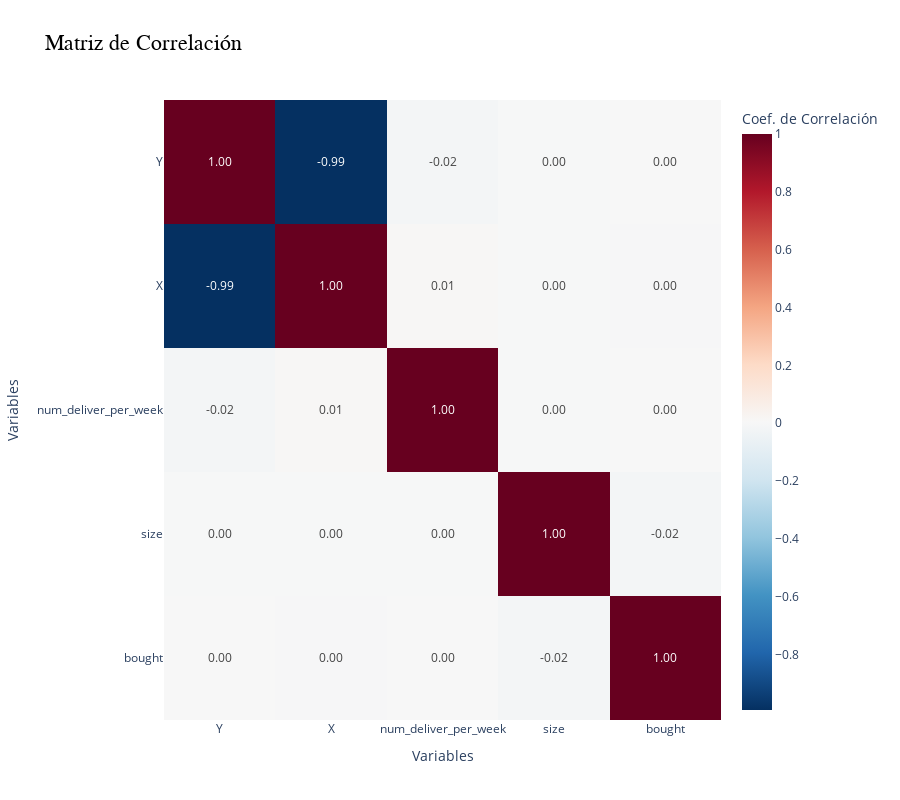

The notebook cell this image was saved under:
### Code cell
import plotly.express as px

# Calcular la matriz de correlación numérica
correlation_matrix = df.drop(columns=["num_visit_per_week"]).select_dtypes(include=['int32', 'int64', 'float32', 'float64', 'int8']).corr()

# Crear un heatmap interactivo con Plotly
fig = px.imshow(
    correlation_matrix,
    text_auto=".2f",             # Mostrar los valores de correlación con 2 decimales
    color_continuous_scale='RdBu_r',  # Escala de colores intuitiva (rojo = negativo, azul = positivo)
    aspect="auto",               # Ajustar aspecto según número de variables
    title="Matriz de Correlación"
)

# Personalizar diseño
fig.update_layout(
    width=900,
    height=800,
    title_font=dict(size=22, family="Arial", color="black"),
    coloraxis_colorbar=dict(title="Coef. de Correlación"),
    xaxis_title="Variables",
    yaxis_title="Variables",
    xaxis_showgrid=False,
    yaxis_showgrid=False
)

# Mostrar figura interactiva
fig.show()

### Figure 1 — Plotly figure (JSON) as saved in the notebook; plotly's stock layout.template omitted (floating-point values rounded to 4 significant figures)
{"data": [{"coloraxis": "coloraxis", "hovertemplate": "x: %{x}<br>y: %{y}<br>color: %{z}<extra></extra>", "name": "0", "texttemplate": "%{z:.2f}", "type": "heatmap", "x": ["Y", "X", "num_deliver_per_week", "size", "bought"], "xaxis": "x", "y": ["Y", "X", "num_deliver_per_week", "size", "bought"], "yaxis": "y", "z": [[1.0, -0.9917, -0.01652, -6.765e-06, 0.00412], [-0.9917, 1.0, 0.01242, -1.991e-06, -0.002299], [-0.01652, 0.01242, 1.0, -2.984e-05, 0.002075], [-6.765e-06, -1.991e-06, -2.984e-05, 1.0, -0.01621], [0.00412, -0.002299, 0.002075, -0.01621, 1.0]]}], "layout": {"coloraxis": {"colorbar": {"title": {"text": "Coef. de Correlación"}}, "colorscale": [[0, "rgb(5,48,97)"], [0.1, "rgb(33,102,172)"], [0.2, "rgb(67,147,195)"], [0.3, "rgb(146,197,222)"], [0.4, "rgb(209,229,240)"], [0.5, "rgb(247,247,247)"], [0.6, "rgb(253,219,199)"], [0.7, "rgb(244,165,130)"], [0.8, "rgb(214,96,77)"], [0.9, "rgb(178,24,43)"], [1, "rgb(103,0,31)"]]}, "height": 800, "title": {"font": {"color": "black", "family": "Arial", "size": 22}, "text": "Matriz de Correlación"}, "width": 900, "xaxis": {"anchor": "y", "domain": [0, 1], "showgrid": false, "title": {"text": "Variables"}}, "yaxis": {"anchor": "x", "autorange": "reversed", "domain": [0, 1], "showgrid": false, "title": {"text": "Variables"}}}}
